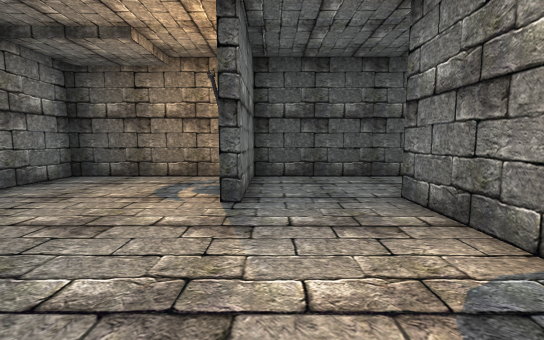
View 1 (above)

24 first-person views from a walk through a scene from a Unity 3-D project. The camera is 1.4 m above the floor, tilts 6° down and sees 90° across. The floor is counted in squares, 2 m on a side. Each view is taken from the middle of a square. On the plan, view 1 faces up. The plan holds only what a view shows up to about 9 squares ahead; the rest is blank. The place goes on beyond the plan. The player character is not drawn. Some animated figures are left out.

View 2
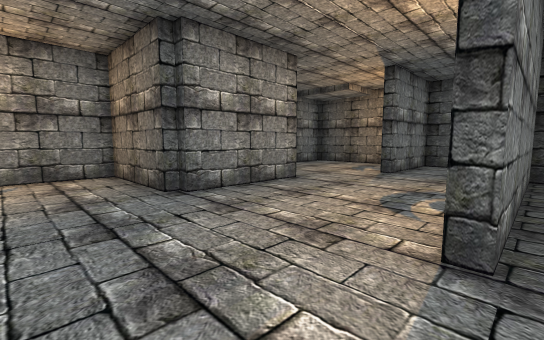

View 3
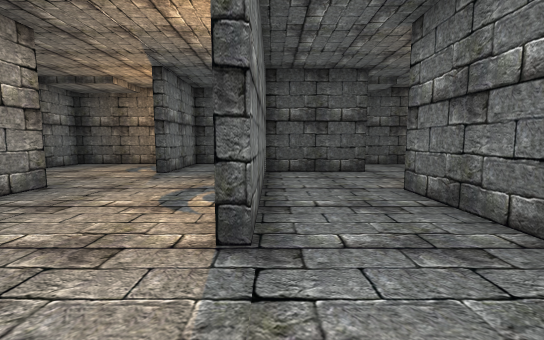

View 4
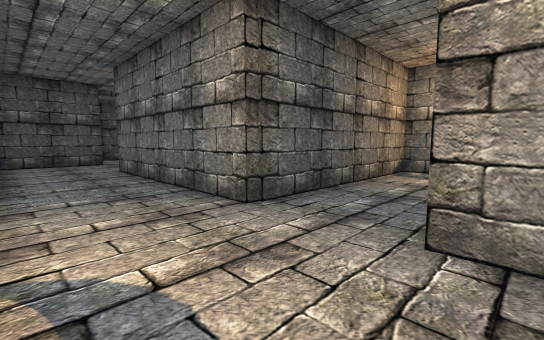

View 5
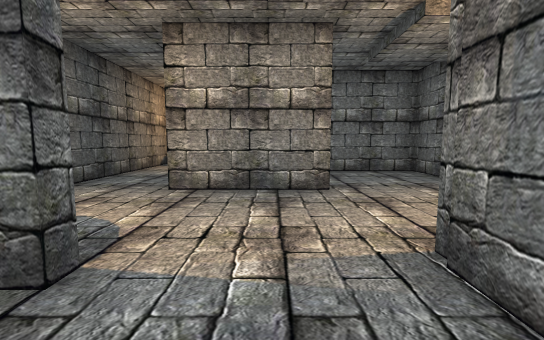

View 6
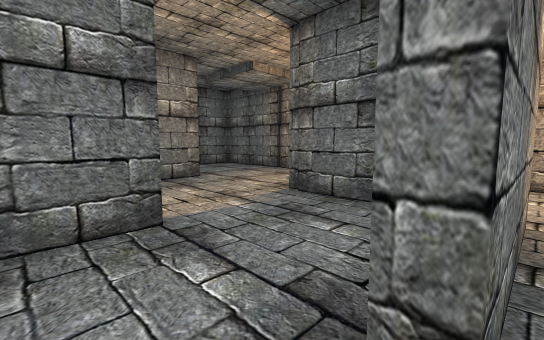

View 7
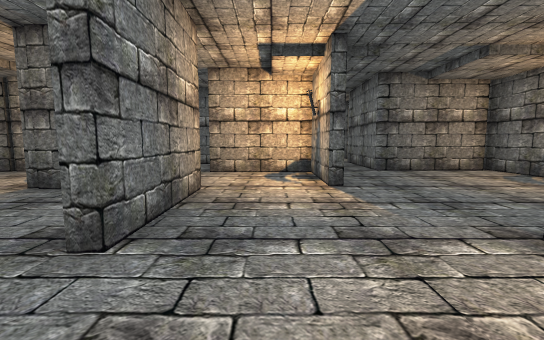

View 8
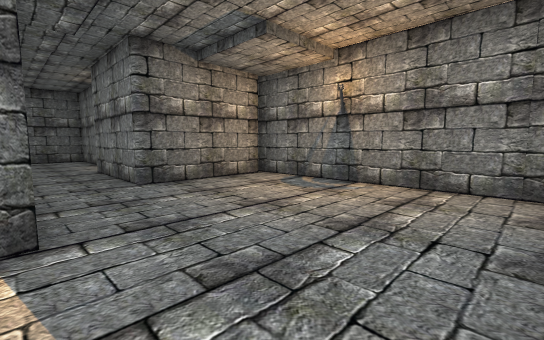

View 9
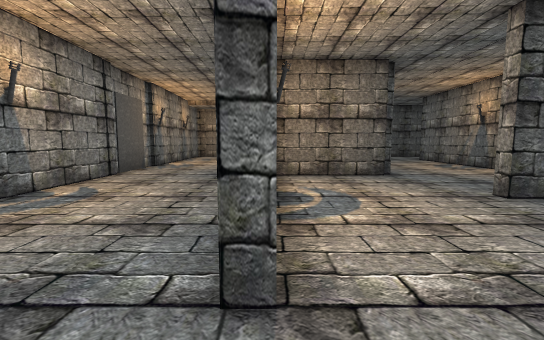

View 10
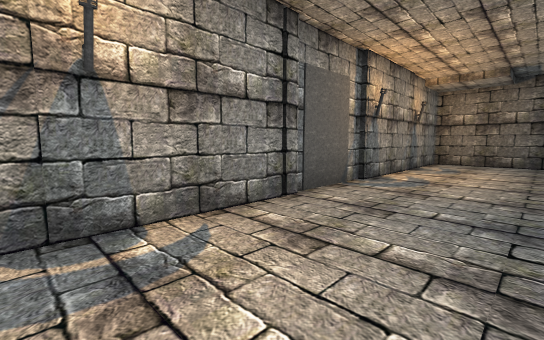

View 11
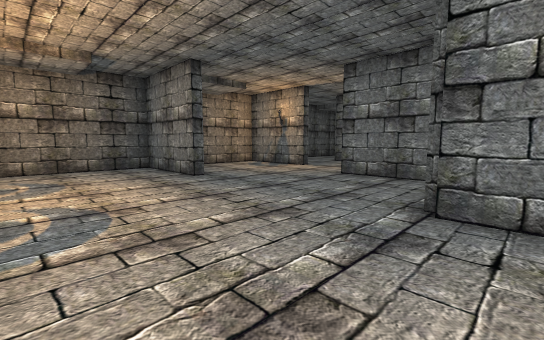

View 12
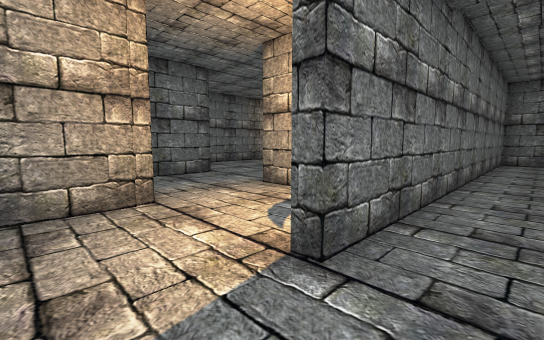

View 13
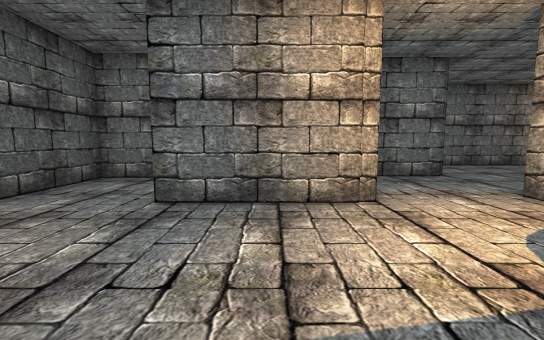

View 14
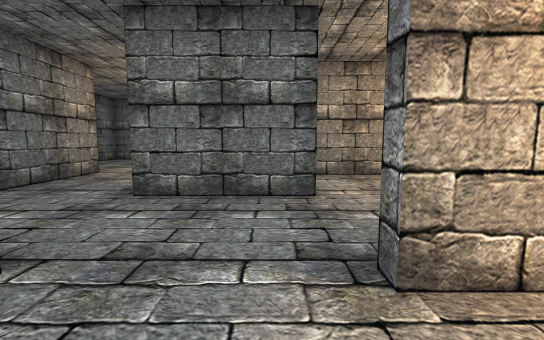

View 15
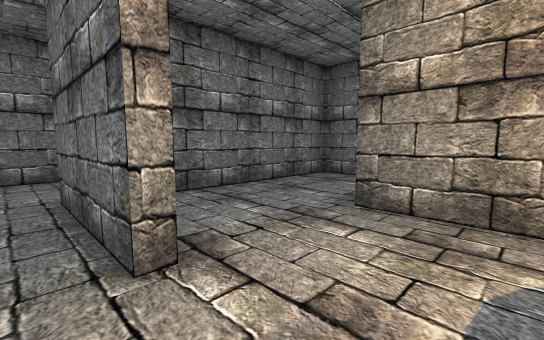

View 16
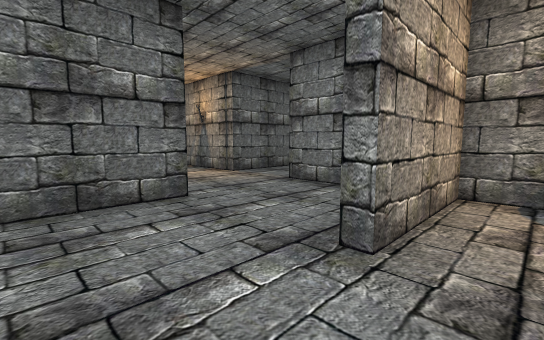

View 17
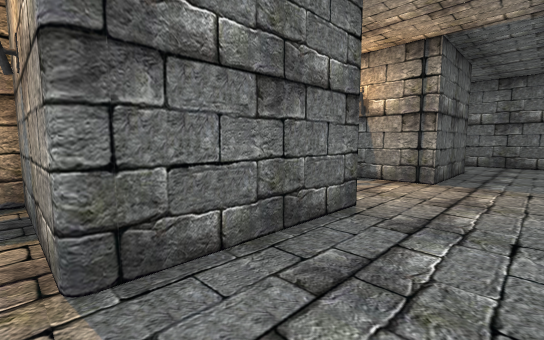

View 18
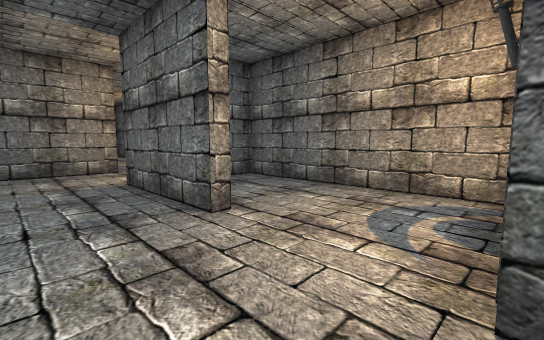

View 19
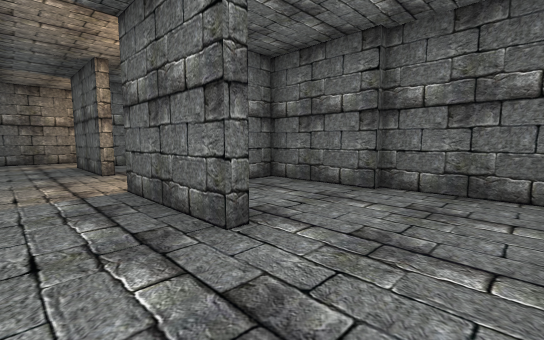

View 20
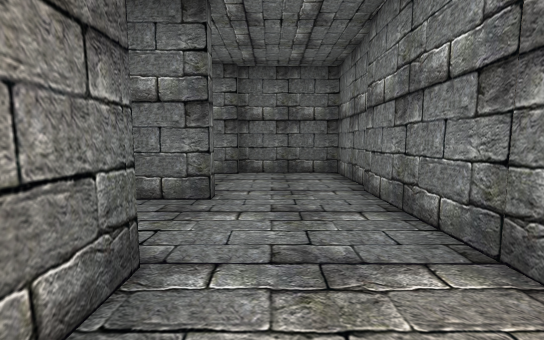

View 21
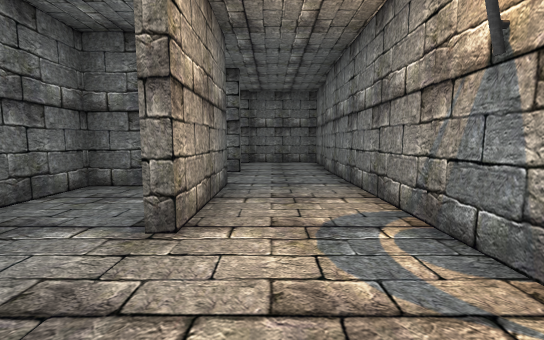

View 22
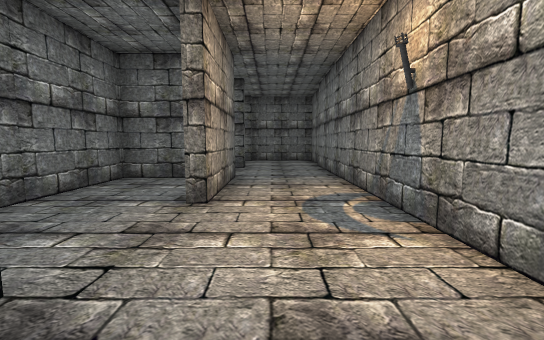

View 23
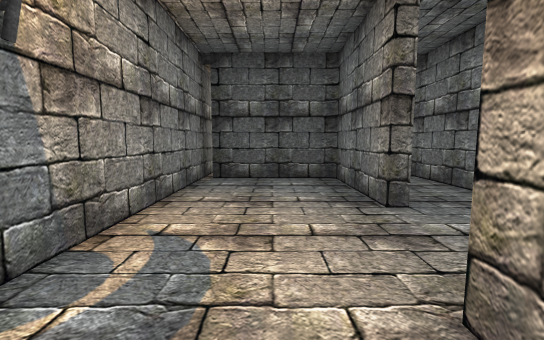

View 24
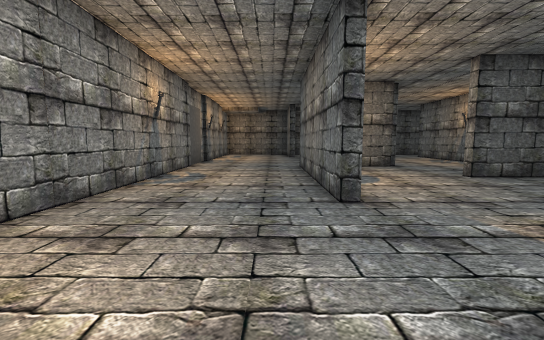

### Floor plan
Key: @ floor where view 1 was taken; # wall or solid block; . floor.
Columns run from 8 left of view 1 to 9 right of it. Each row starts with its distance up from view 1.
  6 ###############
  5 #...#..#...  ..
  4 #...#..#... ..
  3 #......#..###.
  2 #.........#...
  1 #.....#...#..
  0 #.....#.@.#.#
 -1 #...###...#.#
 -2 #...#.......#
 -3 #...#.......#
 -4 #...#..###..######
 -5 #...#....#......
 -6 #......#....#
 -7 #......#....#
 -8 #......###....
 -9 #....#...#....#
-10 #....###.##...#
-11 ####.# ...#####
-12 #..#.#......#
-13 #..#.#..###.#
-14 #....#....#.#
-15 #....###..#.#
-16 #..#.#....#
-17 #..###..###
-18 #...........#
-19 #..###......#
-20 #....#..###.#
-21 #....#....#
-22 ###########

Where each view was taken, in squares from view 1:
view 1: 0 up, 0 right, facing up
view 2: 3 down, 2 right, facing up-left
view 3: 3 down, 2 right, facing up
view 4: 6 down, 2 right, facing up-right
view 5: 7 down, 0 right, facing right
view 6: 5 down, 1 left, facing down-right
view 7: 4 down, 2 left, facing down
view 8: 6 down, 3 left, facing down-left
view 9: 7 down, 4 left, facing up
view 10: 4 down, 5 left, facing up-left
view 11: 2 down, 7 left, facing up-right
view 12: 7 down, 4 left, facing down-right
view 13: 7 down, 4 left, facing right
view 14: 9 down, 0 right, facing down
view 15: 12 down, 2 left, facing down-right
view 16: 14 down, 1 right, facing down-left
view 17: 18 down, 2 right, facing down-left
view 18: 18 down, 3 left, facing down-right
view 19: 18 down, 7 left, facing down-right
view 20: 16 down, 6 left, facing down
view 21: 13 down, 6 left, facing down
view 22: 12 down, 6 left, facing down
view 23: 16 down, 6 left, facing up
view 24: 9 down, 5 left, facing up
